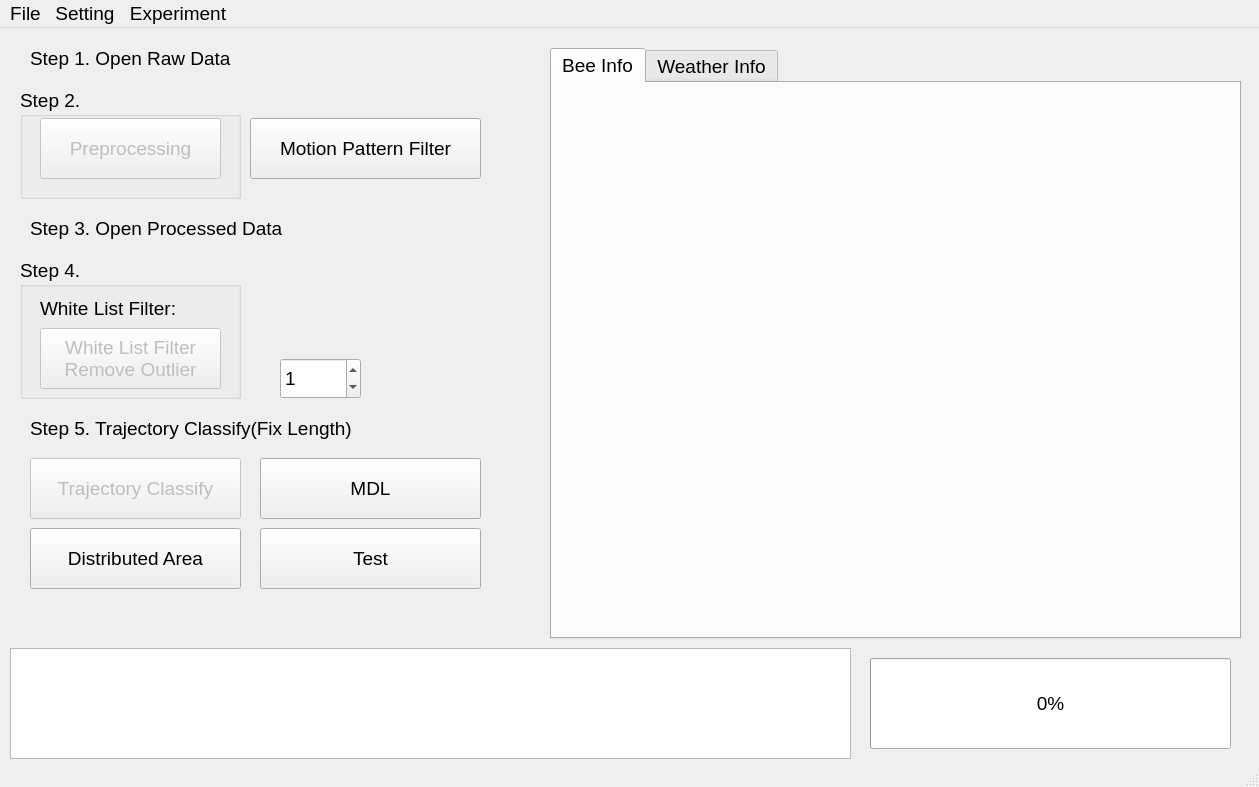
<?xml version="1.0" encoding="UTF-8"?>
<ui version="4.0">
 <class>DataProcessWindow</class>
 <widget class="QMainWindow" name="DataProcessWindow">
  <property name="geometry">
   <rect>
    <x>0</x>
    <y>0</y>
    <width>1259</width>
    <height>787</height>
   </rect>
  </property>
  <property name="font">
   <font>
    <family>Arial</family>
    <pointsize>14</pointsize>
   </font>
  </property>
  <property name="windowTitle">
   <string>Data Process</string>
  </property>
  <widget class="QWidget" name="centralwidget">
   <widget class="QTextBrowser" name="system_log_textBrowser">
    <property name="geometry">
     <rect>
      <x>10</x>
      <y>620</y>
      <width>841</width>
      <height>111</height>
     </rect>
    </property>
   </widget>
   <widget class="QProgressBar" name="progressBar">
    <property name="geometry">
     <rect>
      <x>870</x>
      <y>630</y>
      <width>361</width>
      <height>91</height>
     </rect>
    </property>
    <property name="value">
     <number>0</number>
    </property>
   </widget>
   <widget class="QGroupBox" name="groupBox">
    <property name="geometry">
     <rect>
      <x>20</x>
      <y>60</y>
      <width>221</width>
      <height>111</height>
     </rect>
    </property>
    <property name="title">
     <string>Step 2.</string>
    </property>
    <widget class="QPushButton" name="data_preprocessing_pushButton">
     <property name="enabled">
      <bool>false</bool>
     </property>
     <property name="geometry">
      <rect>
       <x>20</x>
       <y>30</y>
       <width>181</width>
       <height>61</height>
      </rect>
     </property>
     <property name="font">
      <font>
       <family>Arial</family>
       <pointsize>14</pointsize>
      </font>
     </property>
     <property name="text">
      <string>Preprocessing</string>
     </property>
    </widget>
   </widget>
   <widget class="QLabel" name="label">
    <property name="geometry">
     <rect>
      <x>30</x>
      <y>10</y>
      <width>301</width>
      <height>41</height>
     </rect>
    </property>
    <property name="text">
     <string>Step 1. Open Raw Data</string>
    </property>
   </widget>
   <widget class="QLabel" name="label_2">
    <property name="geometry">
     <rect>
      <x>30</x>
      <y>180</y>
      <width>321</width>
      <height>41</height>
     </rect>
    </property>
    <property name="text">
     <string>Step 3. Open Processed Data</string>
    </property>
   </widget>
   <widget class="QGroupBox" name="groupBox_2">
    <property name="geometry">
     <rect>
      <x>20</x>
      <y>230</y>
      <width>221</width>
      <height>141</height>
     </rect>
    </property>
    <property name="title">
     <string>Step 4.</string>
    </property>
    <widget class="QLabel" name="current_white_list_label">
     <property name="geometry">
      <rect>
       <x>20</x>
       <y>40</y>
       <width>181</width>
       <height>21</height>
      </rect>
     </property>
     <property name="text">
      <string>White List Filter:</string>
     </property>
    </widget>
    <widget class="QPushButton" name="white_list_smoothing_pushButton">
     <property name="enabled">
      <bool>false</bool>
     </property>
     <property name="geometry">
      <rect>
       <x>20</x>
       <y>70</y>
       <width>181</width>
       <height>61</height>
      </rect>
     </property>
     <property name="text">
      <string>White List Filter
Remove Outlier</string>
     </property>
    </widget>
   </widget>
   <widget class="QTabWidget" name="tabWidget">
    <property name="geometry">
     <rect>
      <x>550</x>
      <y>20</y>
      <width>691</width>
      <height>591</height>
     </rect>
    </property>
    <property name="currentIndex">
     <number>0</number>
    </property>
    <widget class="QWidget" name="bee_info">
     <attribute name="title">
      <string>Bee Info</string>
     </attribute>
     <widget class="QCustomPlot" name="bee_info_widget" native="true">
      <property name="geometry">
       <rect>
        <x>10</x>
        <y>20</y>
        <width>661</width>
        <height>521</height>
       </rect>
      </property>
     </widget>
    </widget>
    <widget class="QWidget" name="weather_info">
     <attribute name="title">
      <string>Weather Info</string>
     </attribute>
     <widget class="QCustomPlot" name="temp_info_widget" native="true">
      <property name="geometry">
       <rect>
        <x>10</x>
        <y>10</y>
        <width>661</width>
        <height>171</height>
       </rect>
      </property>
     </widget>
     <widget class="QCustomPlot" name="rh_info_widget" native="true">
      <property name="geometry">
       <rect>
        <x>10</x>
        <y>190</y>
        <width>661</width>
        <height>171</height>
       </rect>
      </property>
     </widget>
     <widget class="QCustomPlot" name="pressure_info_widget" native="true">
      <property name="geometry">
       <rect>
        <x>10</x>
        <y>370</y>
        <width>661</width>
        <height>171</height>
       </rect>
      </property>
     </widget>
    </widget>
   </widget>
   <widget class="QPushButton" name="mdl_pushButton">
    <property name="geometry">
     <rect>
      <x>260</x>
      <y>430</y>
      <width>221</width>
      <height>61</height>
     </rect>
    </property>
    <property name="text">
     <string>MDL</string>
    </property>
   </widget>
   <widget class="QPushButton" name="trajectory_classify_pushButton">
    <property name="enabled">
     <bool>false</bool>
    </property>
    <property name="geometry">
     <rect>
      <x>30</x>
      <y>430</y>
      <width>211</width>
      <height>61</height>
     </rect>
    </property>
    <property name="text">
     <string>Trajectory Classify</string>
    </property>
   </widget>
   <widget class="QLabel" name="label_3">
    <property name="geometry">
     <rect>
      <x>30</x>
      <y>380</y>
      <width>401</width>
      <height>41</height>
     </rect>
    </property>
    <property name="text">
     <string>Step 5. Trajectory Classify(Fix Length)</string>
    </property>
   </widget>
   <widget class="QPushButton" name="test_pushButton">
    <property name="geometry">
     <rect>
      <x>260</x>
      <y>500</y>
      <width>221</width>
      <height>61</height>
     </rect>
    </property>
    <property name="text">
     <string>Test</string>
    </property>
   </widget>
   <widget class="QPushButton" name="distributed_area_pushButton">
    <property name="geometry">
     <rect>
      <x>30</x>
      <y>500</y>
      <width>211</width>
      <height>61</height>
     </rect>
    </property>
    <property name="text">
     <string>Distributed Area</string>
    </property>
   </widget>
   <widget class="QSpinBox" name="c_value_spinBox">
    <property name="geometry">
     <rect>
      <x>280</x>
      <y>330</y>
      <width>81</width>
      <height>41</height>
     </rect>
    </property>
    <property name="value">
     <number>1</number>
    </property>
   </widget>
   <widget class="QPushButton" name="motion_pattern_filterpushButton">
    <property name="geometry">
     <rect>
      <x>250</x>
      <y>90</y>
      <width>231</width>
      <height>61</height>
     </rect>
    </property>
    <property name="text">
     <string>Motion Pattern Filter</string>
    </property>
   </widget>
  </widget>
  <widget class="QMenuBar" name="menubar">
   <property name="geometry">
    <rect>
     <x>0</x>
     <y>0</y>
     <width>1259</width>
     <height>25</height>
    </rect>
   </property>
   <widget class="QMenu" name="menuFile">
    <property name="title">
     <string>File</string>
    </property>
    <addaction name="actionOpen_Raw_Data"/>
    <addaction name="actionOpen_Processed_Data"/>
    <addaction name="separator"/>
    <addaction name="actionOpen_Sensor_Data"/>
   </widget>
   <widget class="QMenu" name="menuSetting">
    <property name="title">
     <string>Setting</string>
    </property>
    <addaction name="actionObject_Tracking"/>
    <addaction name="actionWhite_List"/>
   </widget>
   <widget class="QMenu" name="menuExperiment">
    <property name="title">
     <string>Experiment</string>
    </property>
   </widget>
   <addaction name="menuFile"/>
   <addaction name="menuSetting"/>
   <addaction name="menuExperiment"/>
  </widget>
  <widget class="QStatusBar" name="statusbar"/>
  <action name="actionOpen_Raw_Data">
   <property name="text">
    <string>Open Raw Data</string>
   </property>
  </action>
  <action name="actionOpen_Processed_Data">
   <property name="text">
    <string>Open Processed Data</string>
   </property>
  </action>
  <action name="actionObject_Tracking">
   <property name="text">
    <string>Object Tracking</string>
   </property>
  </action>
  <action name="actionOpen_Sensor_Data">
   <property name="text">
    <string>Open Sensor Data</string>
   </property>
  </action>
  <action name="actionWhite_List">
   <property name="text">
    <string>White List</string>
   </property>
  </action>
 </widget>
 <customwidgets>
  <customwidget>
   <class>QCustomPlot</class>
   <extends>QWidget</extends>
   <header>qcustomplot/qcustomplot.h</header>
   <container>1</container>
  </customwidget>
 </customwidgets>
 <resources/>
 <connections/>
</ui>
